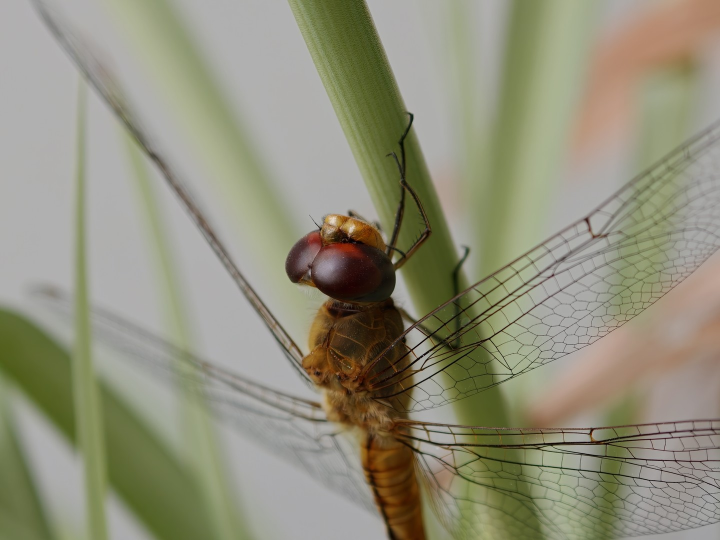
#> input picture media/1792938962-main-1qzx8AOtngJFIzi18wP6MqNZ1b9M6unK6.jpg, 1440 x 1080 px (shown at 1/2 size); its folder holds only this picture in this run
$ python -i layouts.py   (imports and definitions only)
#> lines starting #> are read from the running program, lines starting #| are printed output that depends on the picture
"""Styled posts drawn by code: grids, gallery frames, paper posters, panoramas and story carousels.

The AI picks the photos and writes the few words that go on them (styles.py); this module only lays
them out. It never invents image content: every pixel of a photo is the photographer's own, cropped
or scaled. Every slide is 1080x1350 (4:5), the tallest shape Instagram's feed shows, so all slides of
one carousel share a shape.
"""

from __future__ import annotations

import io
import math
import random
from dataclasses import dataclass
from importlib import resources
from pathlib import Path

from PIL import Image, ImageChops, ImageDraw, ImageFilter, ImageFont, ImageOps

from .processor import Focus, _to_jpeg, place

W, H = 1080, 1350
PAPER = (239, 233, 221)
GALLERY = (246, 244, 239)
INK = (48, 43, 38)
SOFT_INK = (112, 102, 92)
WHITE = (255, 255, 255)


@dataclass
class Slide:
    image: Image.Image
    alt_text: str


@dataclass
class LayoutPhoto:
    """One photo ready to lay out: full resolution, upright, in sRGB."""

    image: Image.Image
    focus: Focus | None = None
    alt_text: str = ""


# [14 lines left out: function load_photo, not called in this run]


def to_jpeg(slide: Image.Image, quality: int = 95) -> bytes:
    return _to_jpeg(slide.convert("RGB"), quality, subsampling=0)


# --- fonts and text -------------------------------------------------------------

FONT_FILES = {"serif": "PlayfairDisplay.ttf", "italic": "PlayfairDisplay-Italic.ttf", "hand": "Caveat.ttf"}


# [45 lines left out: functions font, text_width, wrap, fitted, draw_spaced, not called in this run]


def line_height(typeface: ImageFont.FreeTypeFont) -> int:
    ascent, descent = typeface.getmetrics()
    return ascent + descent


# --- photo placement -------------------------------------------------------------


# [9 lines left out: function cover, not called in this run]


def contain(image: Image.Image, box: tuple[int, int]) -> Image.Image:
    scale = min(box[0] / image.width, box[1] / image.height)
    return image.resize((max(1, round(image.width * scale)), max(1, round(image.height * scale))), Image.LANCZOS)


# [6 lines left out: function shadow, not called in this run]


def paper(seed: int, tone: tuple[int, int, int] = PAPER) -> Image.Image:
    """Warm paper: a little grain and a soft vignette. The grain differs a little each time, as paper does."""
    small = Image.effect_noise((W // 2, H // 2), 14).resize((W, H), Image.BICUBIC)
    fibre = Image.effect_noise((W // 6, H // 6), 30).resize((W, H), Image.BICUBIC).filter(ImageFilter.GaussianBlur(6))
    grain = ImageChops.add(small, fibre, scale=2.0, offset=-64)
    base = Image.new("RGB", (W, H), tone)
    texture = Image.merge("RGB", [grain] * 3)
    canvas = ImageChops.blend(base, ImageChops.multiply(base, ImageOps.autocontrast(texture, cutoff=2).point(lambda v: 225 + v // 9)), 0.6)
    vignette = Image.radial_gradient("L").resize((W, H)).point(lambda v: int(v * 0.22))
    canvas.paste(Image.new("RGB", (W, H), (120, 100, 80)), (0, 0), vignette)
    return canvas


# [74 lines left out: functions decor, grid, overlay_title, gallery, not called in this run]


def poster(
    photo: LayoutPhoto,
    title: str | None = None,
    line: str | None = None,
    note: str | None = None,
    *,
    seed: int = 0,
    decor_dir: str | None = None,
) -> Image.Image:
    """The photo as a print on warm paper: a spaced serif title and a quiet italic line at the bottom
    left, and a handwritten note at the top right, like the poster carousels on Instagram."""
    canvas = paper(seed)
    has_text = bool(title or line)
    box_w, box_h = (700 if note else 820), (900 if has_text else 1080)
    print_ = contain(photo.image, (box_w, box_h))
    x = 110 if note else (W - print_.width) // 2
    y = 120 + (box_h - print_.height) // 3
    shadow(canvas, (x, y, x + print_.width, y + print_.height))
    canvas.paste(print_, (x, y))

    leaf = decor(decor_dir, seed)
    if leaf is not None:
        leaf = contain(leaf, (420, 420))
        canvas.paste(leaf, (max(0, x - leaf.width // 2), max(0, y - leaf.height // 3)), leaf)

    draw = ImageDraw.Draw(canvas)
    bottom = y + print_.height
    ty = max(bottom + 60, H - 300)
    if title:
        spacing = 9
        # "Small towns, big dreams" sets as two lines, one phrase each, the way a poster would.
        phrases = [p.strip() for p in title.upper().split(",") if p.strip()]
        typeface, lines = fitted(draw, title.upper().replace(",", ""), "serif", 34, 560, 2, spacing=spacing)
        if len(phrases) == 2:
            typeface = min((fitted(draw, p, "serif", 34, 560, 1, spacing=spacing)[0] for p in phrases), key=lambda f: f.size)
            lines = phrases
        for ln in lines:
            draw_spaced(draw, (90, ty), ln, typeface, INK, spacing)
            ty += line_height(typeface) + 2
        ty += 18
        draw.line((92, ty, 172, ty), fill=SOFT_INK, width=2)
        ty += 26
    if line:
        typeface, lines = fitted(draw, line, "italic", 26, 520, 3)
        for ln in lines:
            draw.text((90, ty), ln, font=typeface, fill=SOFT_INK)
            ty += line_height(typeface) + 4
    if note:
        # In the margin beside the print, slightly tilted, as if written there by hand.
        room = W - (x + print_.width) - 50
        layer = Image.new("L", (max(room, 200), 300), 0)
        ldraw = ImageDraw.Draw(layer)
        hand, lines = fitted(ldraw, note, "hand", 50, layer.width - 20, 3)
        ny = 10
        for ln in lines:
            ldraw.text((10, ny), ln, font=hand, fill=255)
            ny += line_height(hand) - 8
        ldraw.line((14, ny + 14, 14 + min(layer.width - 30, text_width(ldraw, lines[-1], hand)), ny + 6), fill=255, width=3)
        layer = layer.rotate(8, resample=Image.BICUBIC, expand=True)
        nx = min(W - layer.width - 10, x + print_.width + 30)
        canvas.paste(Image.new("RGB", layer.size, SOFT_INK), (nx, y + 40), layer)
    return canvas


# [39 lines left out: functions panorama, title_over, closing, not called in this run]

>>> import cv2
>>> picture = cv2.imread('../../../media/1792938962-main-1qzx8AOtngJFIzi18wP6MqNZ1b9M6unK6.jpg', cv2.IMREAD_GRAYSCALE)
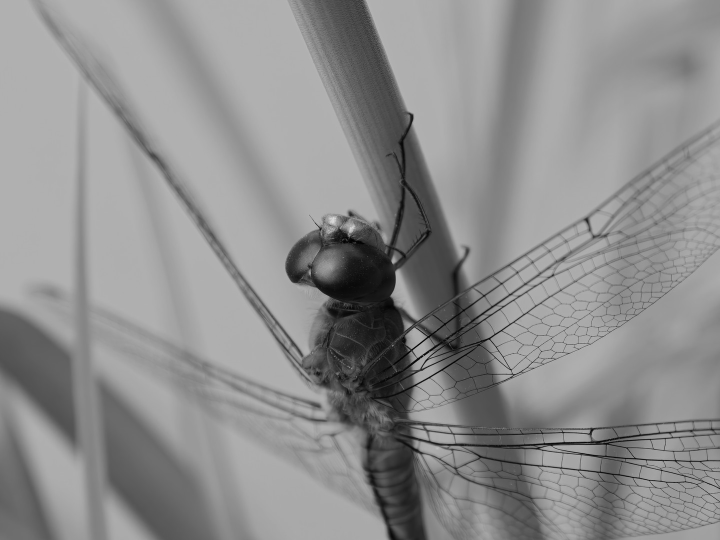
#> picture: shape (1080, 1440) (shown at 1/2 size); min 0, max 231, mean 141.7
>>> result = poster(picture)
#> in paper, `small = Image.effect_noise((W // 2, H // 2), 14).resize((W, H), Image...`:
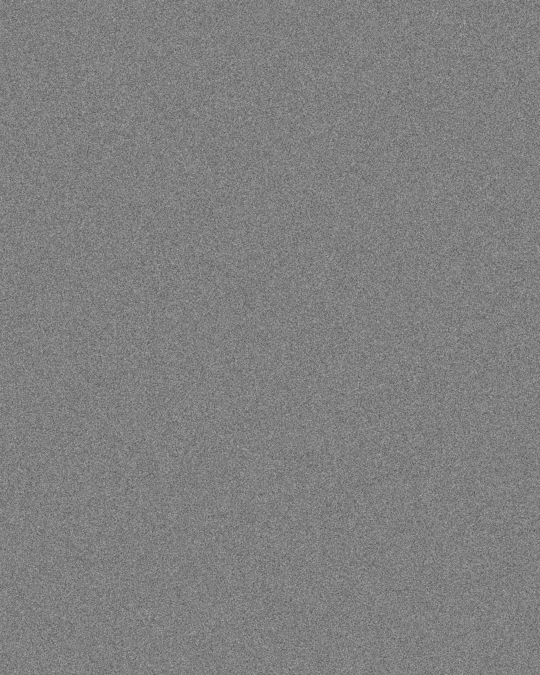
#> small: PIL image 1080x1350 L (shown at 1/2 size); min 69, max 183, mean 127.5
#> in paper, `fibre = Image.effect_noise((W // 6, H // 6), 30).resize((W, H), Image...`:
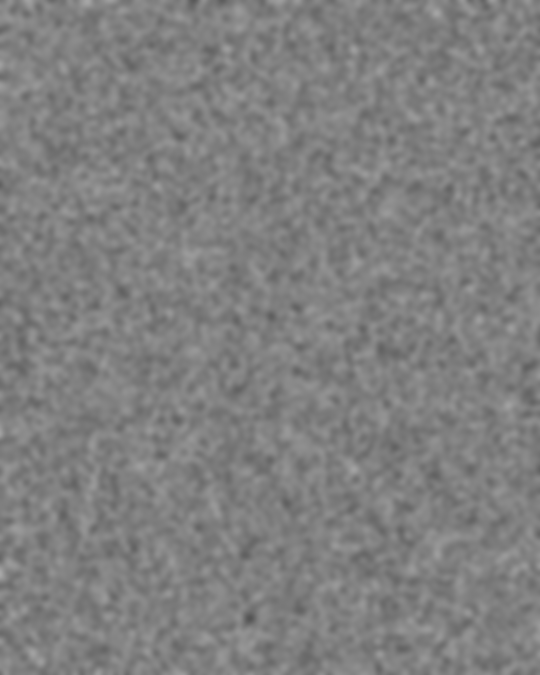
#> fibre: PIL image 1080x1350 L (shown at 1/2 size); min 83, max 168, mean 127.7
#> in paper, `grain = ImageChops.add(small, fibre, scale=2.0, offset=-64)`:
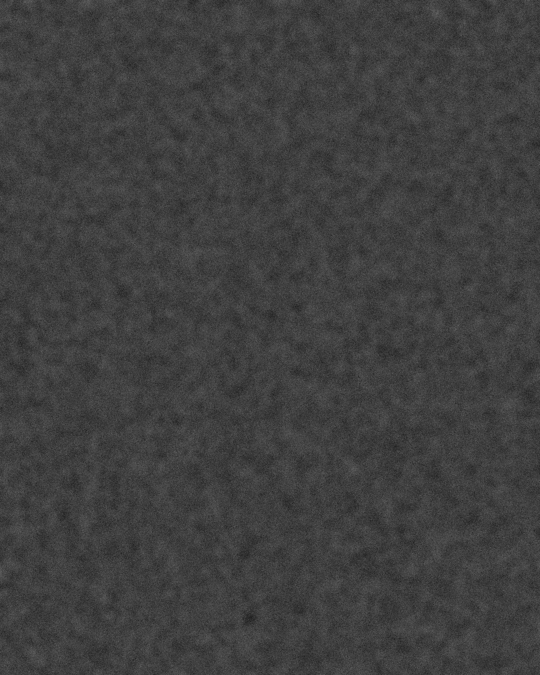
#> grain: PIL image 1080x1350 L (shown at 1/2 size); min 30, max 99, mean 63.3
#> in paper, `base = Image.new("RGB", (W, H), tone)`:
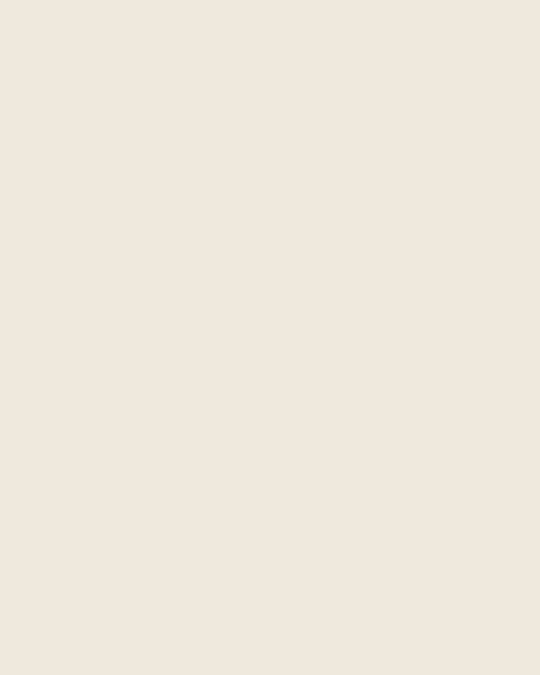
#> base: PIL image 1080x1350 RGB (shown at 1/2 size); mean R, G, B 239, 233, 221
#> in paper, `vignette = Image.radial_gradient("L").resize((W, H)).point(lambda v: i..`:
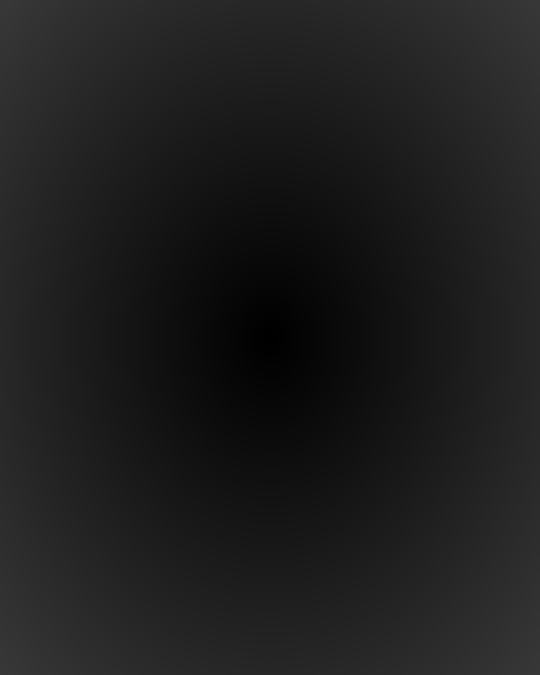
#> vignette: PIL image 1080x1350 L (shown at 1/2 size); min 0, max 56, mean 29.9
#> in paper, `canvas.paste(Image.new("RGB", (W, H), (120, 100, 80)), (0, 0), vignette)`:
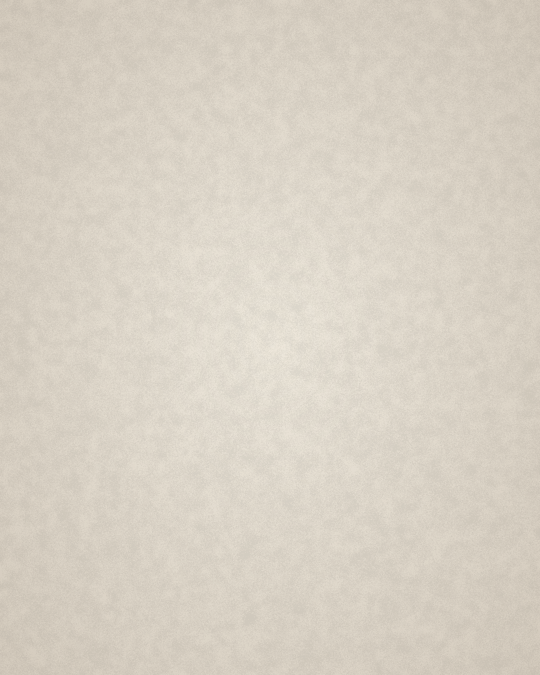
#> canvas: PIL image 1080x1350 RGB (shown at 1/2 size); mean R, G, B 216.2, 208.7, 196.3
#> (the run stopped early here; a loop or call above may not have finished)
